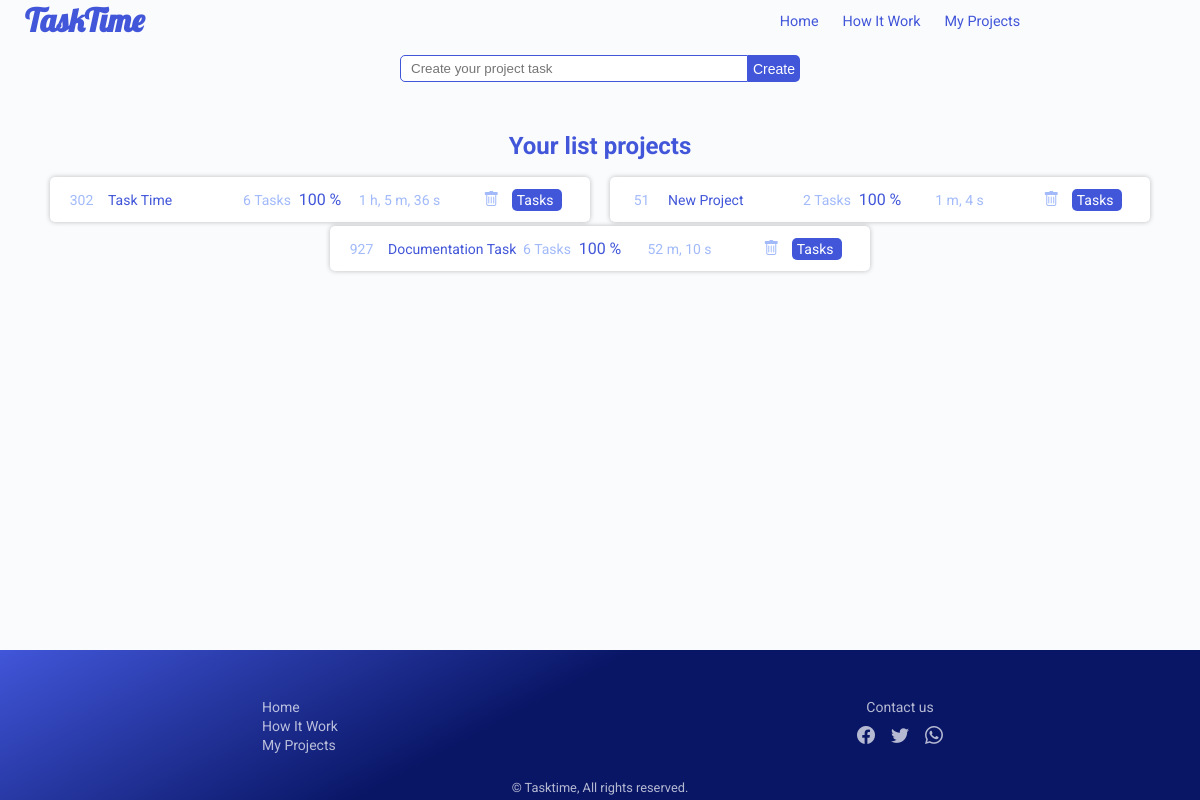
The page /projects/ on the database as committed earlier.
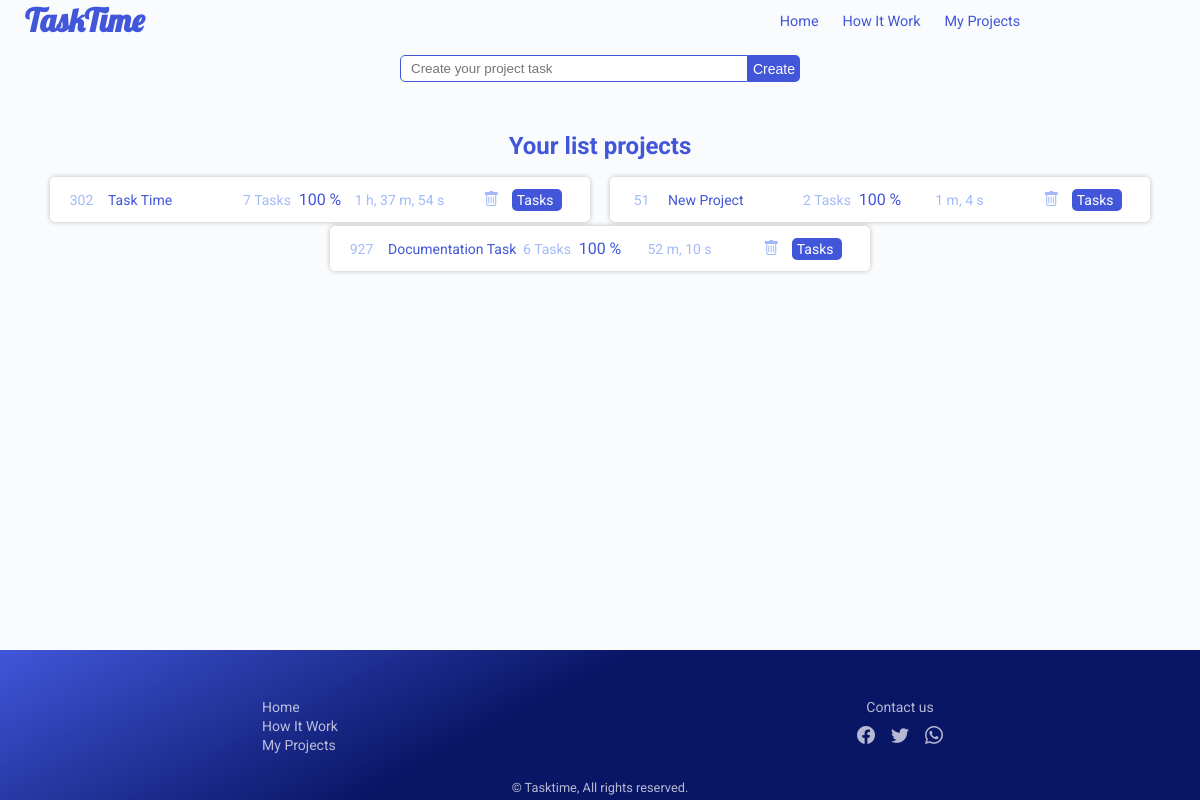
The same page on the database as committed later.
### projects/models.py (models this page shows, shortened)
class Project(Base):
    number_tasks = models.PositiveSmallIntegerField(
        "Number of Tasks", default=0)
    percent_completed = models.PositiveSmallIntegerField(
        "Percent Completed", default=0)

### projects/views.py (the view)
# urls.py: path('', MainView, name="main"),
def MainView(request):
    projects = Project.objects.all()
    context = {
        "projects": projects
    }
    return render(request, 'projects/index.html', context)

### projects/templates/projects/index.html (shortened to what this page needs)
{% extends 'base.html' %}
{% load static %}
{% block styles %}
    <link rel="stylesheet" href="{% static 'projects/css/main.css' %}">
{% endblock %}
{% block content %}
    {% include 'projects/create.html' %}
    <div id="projects">
        <div class="list-container">
            <div class="title">
                <h2>Your list projects</h2>
            </div>
            <div class="lists">
                {% for project in projects %}
                <div class="project" data-id="{{ project.id }}" data-code="{{ project.code }}">
                    <div class="code">
                        <p class="code">{{ project.code }}</p>
                    </div>
                    <div class="title">
                        <p>{{ project.title }}</p>
                    </div>
                    <div class="number_tasks">
                        <p>{{ project.number_tasks }} Tasks</p>
                    </div>
                    <div class="percent_completed">
                        <p>{{ project.percent_completed }} %</p>
                    </div>
                    <div class="duration">
                        <p>{% if project.str_duration is not None %}{{ project.str_duration }}{% else %}No time yet{% endif %}</p>
                    </div>
                    <div class="operations">
                        <button class="btn-i delete" title="Delete project"><i class="bi bi-trash"></i></button>
                        <a href="{% url 'project:task:main' project.id %}" class="btn view-tasks">Tasks</a>
                    </div>
                </div>
                {% endfor %}
            </div>
        </div>
    </div>
{% endblock %}

Rows that differ between the two databases and show on the page:
changed Project "Task Time": number_tasks "6" → "7"; str_duration "1 h, 5 m, 36 s" → "1 h, 37 m, 54 s"
